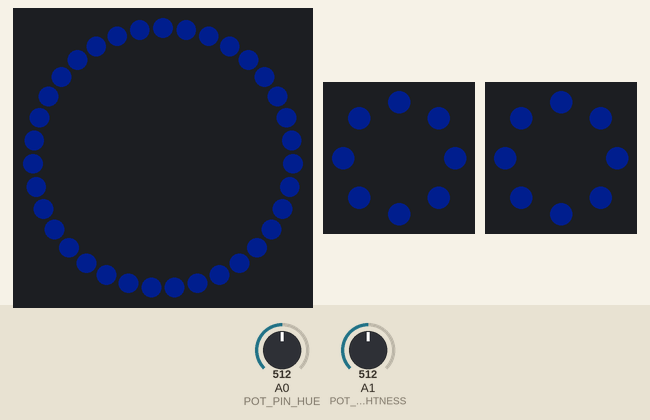
Simulated run of this sketch. Board: Arduino Nano, built with avr-gcc and run on an emulated ATmega328P. Parts: 35 RGB LEDs in a ring, first at the top, clockwise, 2 × 8 RGB LEDs in a ring, first at the top, clockwise. The inputs (shaded band) are chosen by the test bench; at power-on: A1 (POT_PIN_BRIGHTNESS) = 512, A0 (POT_PIN_HUE) = 512. Dim RGB values are drawn brighter than linear; colours are those a GRB WS2812 strip shows for the declared byte order; what the sketch prints to the serial monitor is not drawn.

Above: at 3.2 s.
3.3 s: A1 (POT_PIN_BRIGHTNESS) set to 0
At 4.3 s:
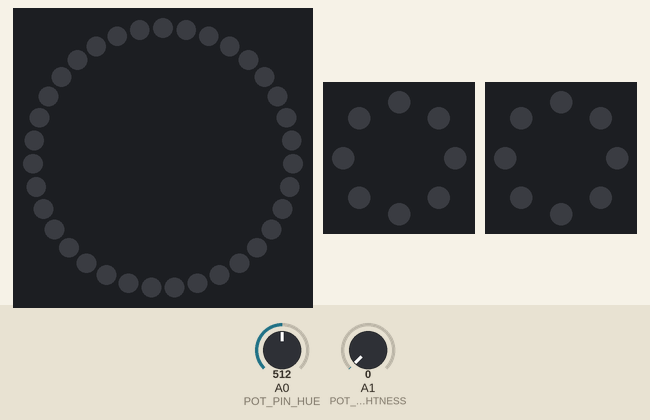
5.0 s: A1 (POT_PIN_BRIGHTNESS) set to 122
At 5.6 s:
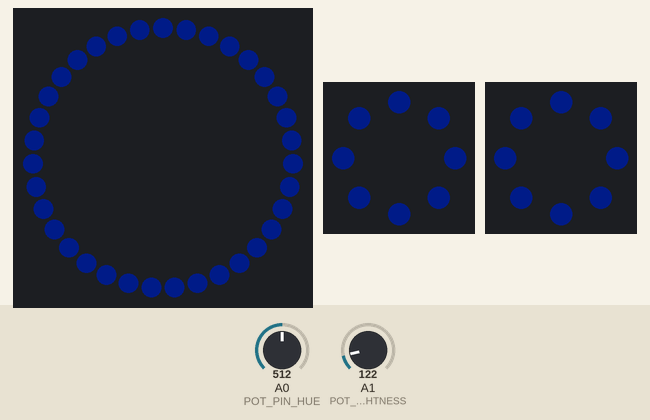
6.6 s: A0 (POT_PIN_HUE) set to 1023
At 8.1 s:
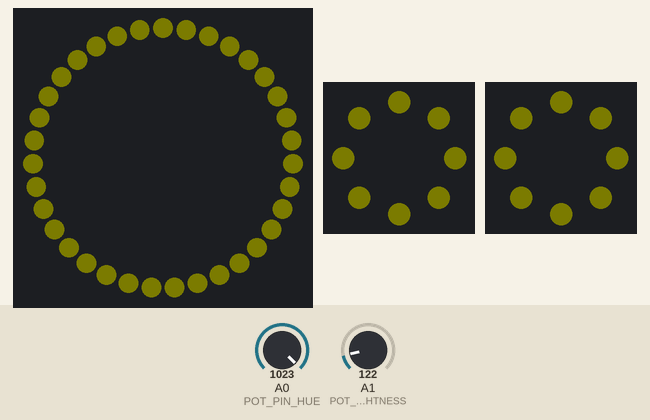
8.4 s: A0 (POT_PIN_HUE) set to 511
At 9.93 s:
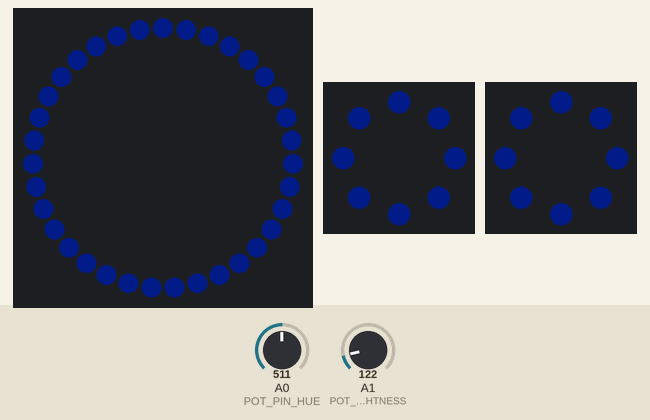
10.0 s: A0 (POT_PIN_HUE) set to 306
13.0 s: A0 (POT_PIN_HUE) set to 0
At 13.14 s:
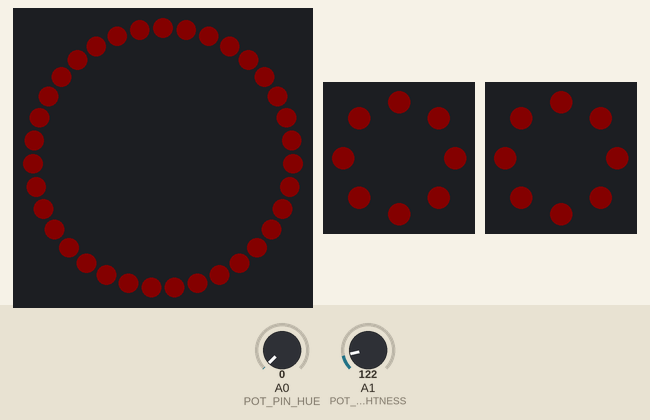
Timing chart, 0 to 17.0 s (numbered marks = the images above; inputs shaded):
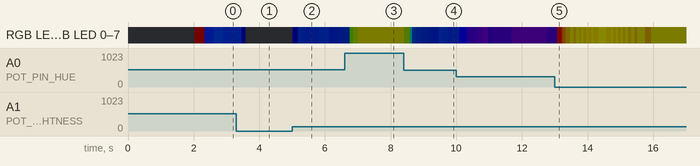

Measured:
- after the input at 5.0 s, the LEDs: first change at once (image 2 shows a later state)
- after the input at 6.6 s, the LEDs: first change after 0.16 s (image 3 shows a later state)
- after the input at 13.0 s, the LEDs: change after 0.07 s (image 5)

The sketch:

nano_01.ino
```cpp
//***************************************************************
// Project Friday
// Device Type: Arduino Nano
// Device Name: nano_01
// General Description: Lighting Control
//***************************************************************

#include "FastLED.h"

#define RING_LED_TYPE    WS2812  //WS2811, WS2812, WS2812B
#define STRIP_LED_TYPE WS2812B

#define RING_COLOR_ORDER RGB
#define STRIP_COLOR_ORDER RGB

#define RING_DATA_PIN 8
#define LEFT_STRIP_DATA_PIN 7
#define RIGHT_STRIP_DATA_PIN 6

//#define RING_NUM_LEDS 24 // Uncomment for 24 LED NeoPixel Ring
#define RING_NUM_LEDS 35 // Uncomment for 35 LED NeoPixel Ring
#define STRIP_NUM_LEDS 8

#define BRIGHTNESS 100
CRGB RING_LEDS[RING_NUM_LEDS];
CRGB STRIP_LEDS[STRIP_NUM_LEDS];

static float pulseSpeed = 0.9;  // Larger value gives faster pulse.

#define POT_PIN_HUE A0 // Potentiometer for Hue
#define POT_PIN_BRIGHTNESS A1 // Potentiometer for Brightness
#define DEFAULT_BRIGHTNESS 100

// NeoPixel Color Map (Color Mode must be "RGB"):
// Yellow: 65
// Orange: 80
// Red: 100
// Hot Pink: 120
// Violet: 140
// Blue: 160
// Dull Blue: 180
// Sky Blue: 200
// Aqua: 220
// Pale Green: 240
// Green: 260
// Yellow Green: 280
// Yellow: 320

uint8_t sat = 250; // Do Not Edit

float pulseValueMin = 180.0;  // Pulse minimum value (Should be less then pulseValueMax).
float pulseValueMax = 240.0;  // Pulse maximum value (Should be larger then pulseValueMin).

float val = pulseValueMin;  // Do Not Edit
static float pulseValueDelta = (pulseValueMax - pulseValueMin) / 2.35040238;  // Do Not Edit

// Declare variables for low-pass filtering
float smoothedPotValueHue = 0.0; // Holds the smoothed value of the hue potentiometer reading.
float smoothedPotValueBrightness = 0.0; // Holds the smoothed value of the brightness potentiometer reading.
float alpha = 0.05; // Smoothing factor (0 < alpha < 1). Adjust lower for more smoothness.


//---------------------------------------------------------------
void setup(){
  Serial.begin(57600);  // Allows serial monitor output (check baud rate)
  delay(2000);  // Startup delay
  FastLED.addLeds<RING_LED_TYPE, RING_DATA_PIN, RING_COLOR_ORDER>(RING_LEDS, RING_NUM_LEDS);
  FastLED.addLeds<STRIP_LED_TYPE, LEFT_STRIP_DATA_PIN, STRIP_COLOR_ORDER>(STRIP_LEDS, STRIP_NUM_LEDS);
  FastLED.addLeds<STRIP_LED_TYPE, RIGHT_STRIP_DATA_PIN, STRIP_COLOR_ORDER>(STRIP_LEDS, STRIP_NUM_LEDS);
  FastLED.setBrightness(DEFAULT_BRIGHTNESS);
  FastLED.clear();
  FastLED.show();

  Serial.println("////////////////////////////");
  Serial.println("//////////////////////////// \n");
  Serial.println("Project: Friday");
  Serial.println("Device: nano_01");
  Serial.println("Firmware: nano_01.ino");
  Serial.println("Setup complete. \n");
  Serial.println("////////////////////////////");
  Serial.println("////////////////////////////");
}


//---------------------------------------------------------------
void loop(){
  // Read the raw potentiometer value for hue
  int potValueHue = analogRead(POT_PIN_HUE);

  // Apply the low-pass filter (exponential smoothing) for hue
  smoothedPotValueHue = (alpha * potValueHue) + ((1 - alpha) * smoothedPotValueHue);

  // Map the smoothed potentiometer value to the hue range (65 to 320)
  int hue = map(smoothedPotValueHue, 0, 1023, 65, 320);

  // Read the second potentiometer for brightness control
  int potValueBrightness = analogRead(POT_PIN_BRIGHTNESS);

  // Apply the low-pass filter for brightness control
  smoothedPotValueBrightness = (alpha * potValueBrightness) + ((1 - alpha) * smoothedPotValueBrightness);

  // Map the smoothed brightness value to a range of 0 to 255
  int brightness = map(smoothedPotValueBrightness, 0, 1023, 0, 255);

  // Set the brightness dynamically
  FastLED.setBrightness(brightness);

  // Print the smoothed hue and brightness values to Serial Monitor
//  Serial.print("Hue: ");
//  Serial.print(hue);
//  Serial.print("\t Brightness: ");
//  Serial.println(brightness);

  // Pulsing effect on value
  float dV = ((exp(sin(pulseSpeed * millis()/2000.0*PI)) -0.36787944) * pulseValueDelta);
  val = pulseValueMin + dV;

  // Apply the hue value to the LEDs
  for (int i = 0; i < RING_NUM_LEDS; i++) {
    RING_LEDS[i] = CHSV(hue, sat, val);
    STRIP_LEDS[i] = CHSV(hue, sat, val);

    // You can experiment with commenting out these dim8_video lines
    // to get a different sort of look.
    RING_LEDS[i].r = dim8_video(RING_LEDS[i].r);
    RING_LEDS[i].g = dim8_video(RING_LEDS[i].g);
    RING_LEDS[i].b = dim8_video(RING_LEDS[i].b);

    STRIP_LEDS[i].r = dim8_video(STRIP_LEDS[i].r);
    STRIP_LEDS[i].g = dim8_video(STRIP_LEDS[i].g);
    STRIP_LEDS[i].b = dim8_video(STRIP_LEDS[i].b);
  }

  // Show the updated LED colors
  FastLED.show();

} // end_main_loop
```
